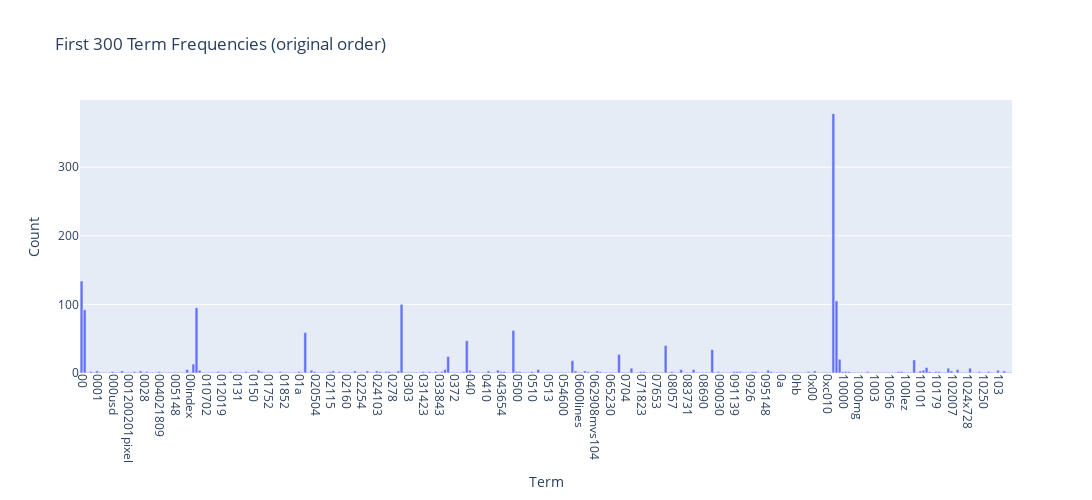

The code cell stored with this chart in its notebook:
### Markdown cell above
### >>> **Exercise 12 (take home):**
If you want a nicer interactive visualization here, I would encourage you try to install and use plotly to achieve this.

### Code cell
import plotly.express as px

terms = count_vect.get_feature_names_out()
term_freq_df = pd.DataFrame({
    "term": terms,
    "frequency": term_frequencies  
})

K = min(300, len(term_freq_df))  # show the first 300 terms (no sorting)

fig = px.bar(
    term_freq_df.iloc[:K],
    x="term",
    y="frequency",
    title=f"First {K} Term Frequencies (original order)",
    labels={"term": "Term", "frequency": "Count"}
)
fig.update_layout(xaxis_tickangle=90, width=1400, height=500, bargap=0.1)
fig.show()

### Figure 1 — Plotly figure (JSON) as saved in the notebook; plotly's stock layout.template omitted (floating-point values rounded to 4 significant figures; data arrays with more than 128 entries replaced by an {"elided": "..."} marker saying what was removed)
{"data": [{"hovertemplate": "Term=%{x}<br>Count=%{y}<extra></extra>", "legendgroup": "", "marker": {"color": "#636efa", "pattern": {"shape": ""}}, "name": "", "orientation": "v", "showlegend": false, "textposition": "auto", "type": "bar", "x": {"elided": "300 str values"}, "xaxis": "x", "y": {"elided": "300 int values"}, "yaxis": "y"}], "layout": {"bargap": 0.1, "barmode": "relative", "height": 500, "legend": {"tracegroupgap": 0}, "title": {"text": "First 300 Term Frequencies (original order)"}, "width": 1400, "xaxis": {"anchor": "y", "domain": [0, 1], "tickangle": 90, "title": {"text": "Term"}}, "yaxis": {"anchor": "x", "domain": [0, 1], "title": {"text": "Count"}}}}
